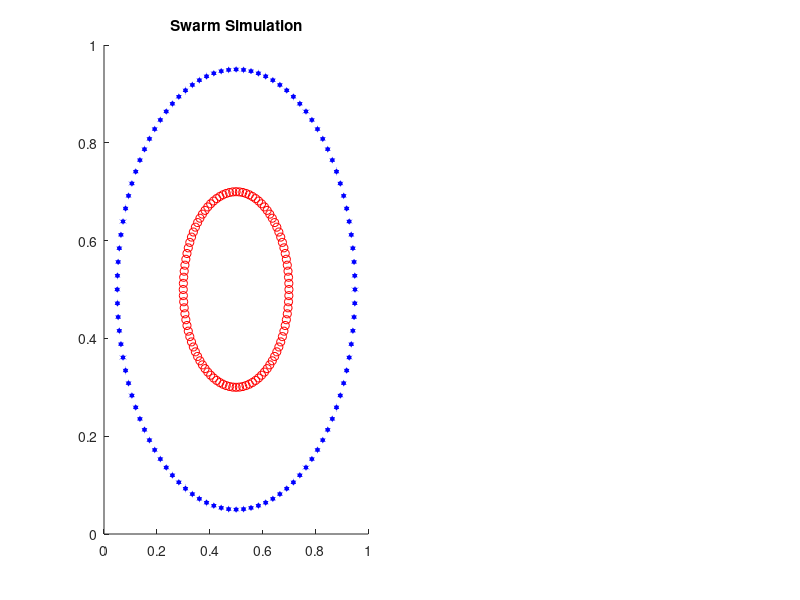

Write the MATLAB code that produced this figure. (Note: this script raises an error after producing the figure.)
clear all
close all
%hi
P = linspace(0,1,100);
P = P.^.5;
 
%P = ones(1,100);
N = 100; %number of agents
Pall = zeros(N,length(P));
for i = 1:N
    Pall(i,:) = P;
end
P = Pall;
agentSize = .02;
df = agentSize;
b = .2;
c = agentSize;
lambda = 1; %locality parameter, power of decay (1/r)^lambda
circleAgents = 1;
ra = 0.45;
circleTargets = 1;
rt = .20;


theta = linspace(0,2*pi,N+1);

if circleAgents
    Px = ra.*cos(theta(1:end-1)) +.5;
    Py = ra.*sin(theta(1:end-1))+.5;
    Vx = zeros(N,1);
    Vy = zeros(N,1);
else
    [Px,Py] = randomPositions(N,agentSize);
    Vx = zeros(N,1);
    Vy = zeros(N,1);
end

if circleTargets>0
    Tx = rt.*cos(theta(1:end-1)) +.5;
    Ty = rt.*sin(theta(1:end-1))+.5;
else
    [Tx,Ty] = randomPositions(N,agentSize);
end

forceFunction = @(x) localityFunction(x,agentSize,lambda);
controlFunction = @(ft,fa,i) agentController(ft,fa,P,i);

figure('units','normalized','position',[.05,.1,.9,.65]);
subplot(2,2,[1 3])
set(subplot(2,2,[1 3]),'Color','k')
title('Swarm Simulation')
hold on
scatter(Tx,Ty,'r')
h(1) = scatter(Px,Py,'hexagram','MarkerFaceColor','b','MarkerEdgeColor','w');
for j = 1:length(Px)
    g(j) = animatedline('Color','c');
end
subplot(2,2,2)
title('Percent Complete')
xlabel('Time Steps')
ylabel('Percent of Targets Found')
set(subplot(2,2,2),'Color','w')
m = animatedline('Color','k');

subplot(2,2,4)

d = 0:.001:1;
locF = zeros(1,length(d));
df = agentSize:.001:1;
contF = zeros(1,length(df));
for i = 1:length(locF)
    locF(i) = forceFunction(d(i));
end
for j = 1:length(contF)
    contF(j) = controlFunction(forceFunction(df(j)),0,1);
end
hold on
plot(d,locF,'b')
plot(df,contF,'r')
legend('locality function','control function')
title('Locality and Control Functions')
xlabel('distance')
ylabel('amplitude')

takenAgentsTargets = zeros(length(Tx),2);
percentComplete = [0];
i = 1;
while percentComplete < 1
    i = i + 1;

    [Px,Py,Vx,Vy,~,takenAgentsTargets] = updateGravitational(Px,Py,Vx,Vy,Tx,Ty,b,c,forceFunction,controlFunction,agentSize,takenAgentsTargets);
    percentComplete = [percentComplete; sum(takenAgentsTargets(:,2))/N];
    subplot(2,2,2)
    addpoints(m,i,percentComplete(i));


    subplot(2,2,[1 3])
    h(i) = scatter(Px,Py,'hexagram','MarkerFaceColor','b','MarkerEdgeColor','w');
    if ishandle(h(i-1))
        delete(h(i-1));
    end
    for j = 1:length(Px)
        addpoints(g(j),Px(j),Py(j))
    end
    %drawnow;
    
    if floor(i/50) == i/50
        drawnow;
    end
    

    xlim([0,1])
    ylim([0,1])
    pause(0)
end
